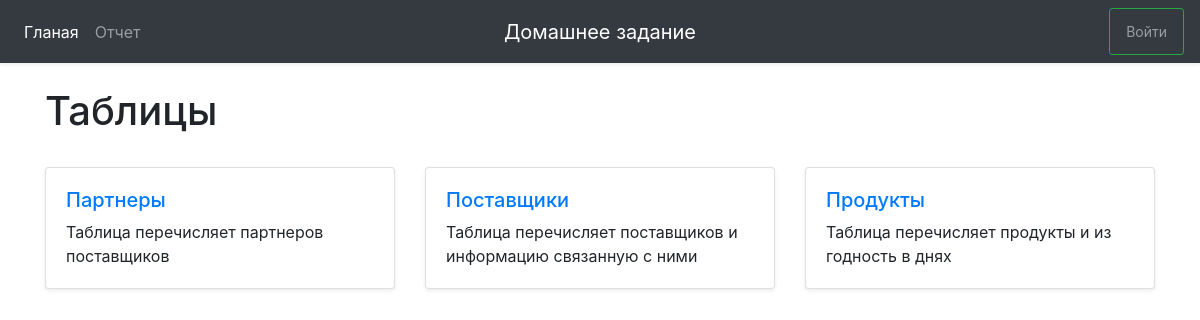
The app's page /index/ with its own data.
### DZApp/models.py (models this page shows, shortened)
class Tables(models.Model):
    name = models.CharField('Название таблицы', max_length=100)
    index = models.IntegerField('Индекс', default=1)
    description = models.CharField('Описание', max_length=300, default="")

### DZApp/views.py (the view)
# urls.py: path('index/', views.index, name='home'),
def index(request):
    table_list = Tables.objects.all()
    context = {'title':'ДЗ', 'header':'Таблицы', 'table_list':table_list}
    return render(request, 'DZApp/index.html', context)

### DZApp/templates/DZApp/index.html (shortened to what this page needs)
{% extends 'DZApp/base.html'%}
{% block content %}
    <h1>{{ header }}</h1>
    <div class="row row-cols-1 row-cols-sm-2 row-cols-md-3 g-3">
    {% for tab in table_list %}
        {% if tab.index != 2 and tab.index != 5 %}
            <div class="col mt-4">
              <div class="card shadow-sm">
                <div class="card-body">
                  <a  class="hover-shadow" href="{% url 'details' tab.index %}"><h5>{{ tab.name }}</h5></a>
                    <p class="card-text">{{ tab.description }}</p>
                </div>
              </div>
            </div>
        {% endif %}
    {% endfor %}
    </div>
{% endblock %}

### records on screen
Tables: name "Партнеры", description "Таблица перечисляет партнеров поставщиков"
Tables: name "Поставщики", description "Таблица перечисляет поставщиков и информацию связанную с ними"
Tables: name "Продукты", description "Таблица перечисляет продукты и из годность в днях"

### other values on screen
{{ header }} "Таблицы"
